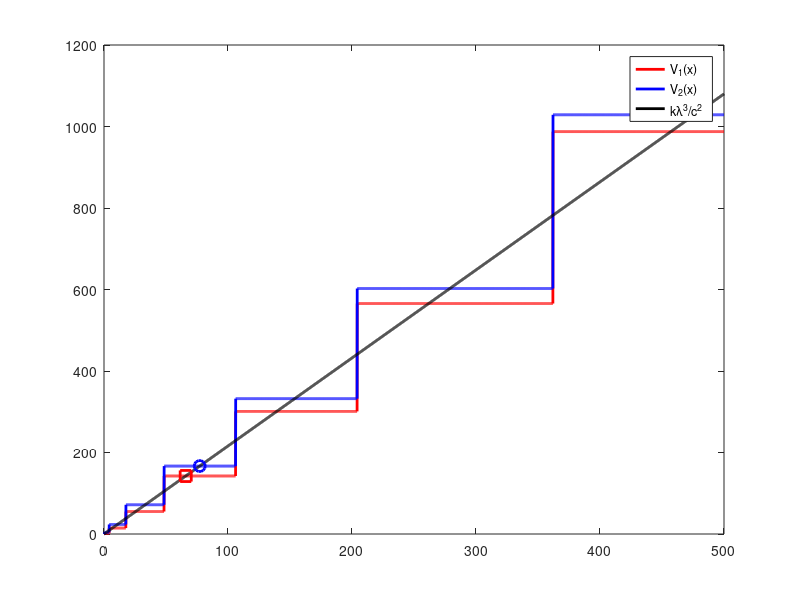
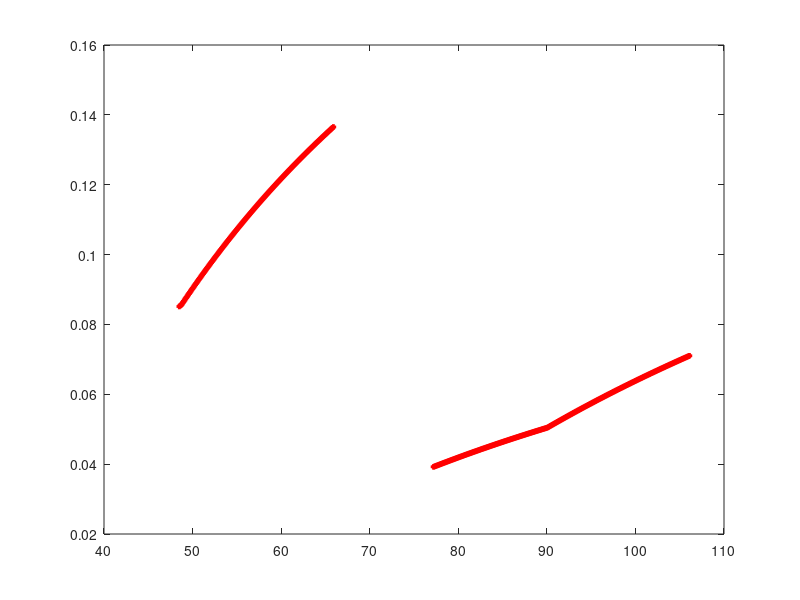

Here is the MATLAB script that generated these plots, in order: (Note: this script raises an error after producing the figures.)
%%%%%%%%%%%%%%%%%%%%%%%%%%%%%%%%%%%%%%%%%%
%%%%%%%    self-optimization       %%%%%%%
%%%%%%%%%%%        PoA         %%%%%%%%%%%
%%%%%%%%%%%%%%%%%%%%%%%%%%%%%%%%%%%%%%%%%%

clear
lambda = 6;
mu = 4;
rho = lambda / mu;
k = 0.1 : .1 : 500;
c = 10;
count  = 0;

v1 = zeros(1, length(k));
v2 = zeros(1, length(k));
x1 = zeros(1, length(k));
x2 = zeros(1, length(k));

for i = 1 : length(k)
    if rho == 1
        x_opt = (2.*k(i).*lambda^3./c^2).^(1/4) - 1;
        x1(i) = floor(x_opt);
        x2(i) = ceil(x_opt);
        v1(i) = (x1(i)+1).^3 .*(x1(i)+2)./2;
        v2(i) = x2(i).*(x2(i)+1).^3./2;
    else
        myfun1 = @(x) (k(i).*lambda.^3.*(1-rho).^3./(c.^2.*rho.^3)).*(1 + 1./(rho.^(x+1)-1)).^2 ...
            + (rho.^(x+1)-1)./log(rho) - x - 1;
        x_opt = fzero(myfun1, [-0.9 200]);
        x1(i) = floor(x_opt);
        x2(i) = ceil(x_opt);
        v1(i) = (1 - rho.^(x1(i)+1)).^2.*(x1(i)+1-(x1(i)+2).*rho+rho.^(x1(i)+2))./(rho.^(2.*x1(i)-1) .* (1-rho)^4);
        v2(i) = (1 - rho.^(x2(i)+1)).^2.*(x2(i) -(x2(i)+1).*rho+rho.^(x2(i)+1))./(rho.^(2.*x2(i)-1) .* (1-rho)^4);
    end
end
%%%%%%%%%%%%%%%%%%%%%%%%%%%%%%%%%%%%%%%%%%%%%
% find the floor start index and end index 
for j = 1 : length(v1)
    if (x1(j) == 3)
        index_start_floor = j;
        break
    end
end

for j = 1 : length(v1)
    if (x1(j) == 4)
        index_end_floor = j-1;
        break
    end
end

for m = index_start_floor : index_end_floor
    if (k(m)*lambda^3/c^2 > v1(m))
        floor_end = m-1;
        break
    end
end
%%%%%%%%%%%%%%%%%%%%%%%%%%%%%%%%%%%%%%%%%%%%%%
% find the ceiling start index and end index

for j = 1 : length(v2)
    if (x2(j) == 4)
        index_start_ceil = j;
        break
    end
end

for j = 1 : length(v2)
    if (x2(j) == 5)
        index_end_ceil = j-1;
        break
    end
end

for m = index_start_ceil : index_end_ceil
    if (k(m)*lambda^3/c^2 > v2(m))
        ceil_start = m;
        break
    end
end
%%%%%%%%%%%%%%%%%%%%%%%%%%%%%%%%%%%%%%%%%%%%%%
k_floor = k(index_start_floor : floor_end);
k_ceil = k(ceil_start : index_end_ceil);

% price of anarchy
% self-optimiation vs overall

priceOfAnarchy_floor = zeros(1, length(k_floor));


for i = 1 : length(k_floor)
    if rho == 1
        W = 1/2;
    else
        W = rho/(1-rho) + rho/log(rho);
    end
    if k_floor(i)*lambda^3/c^2 < W/3
%%%%%%%%%%%%% self-optimization Bs = 0 %%%%%%%%%%%%%
        T_u(1:3) = k_floor(i) * lambda^2/c^2;

%%%%%%%%%%%%%%% overall B_g = 0 %%%%%%%%%%%%%%%%
        T_g(1:3) = k_floor(i) * lambda^2/c^2;

        
    elseif (k_floor(i)*lambda^3/c^2 >= W/3) && (k_floor(i)*lambda^3/c^2 < W)
%%%%%%%%%%%%%%%% self-optimization  Bs = 0 %%%%%%%%%%%%%%
        T_u(1:3) = k_floor(i) * lambda^2/c^2;

%%%%%%%%%%%%% overall optimization %%%%%%%%%%%%%%
        if rho == 1
            x_opt = (6*k_floor(i)*lambda^3/c^2)^(1/4) - 1;
        else
            myfun = @(x) (3.*k_floor(i).*lambda.^3.*(1-rho).^3./(c.^2.*rho.^3)).*(1 + 1./(rho.^(x+1)-1)).^2 + (rho.^(x+1)-1)./log(rho) - x - 1;
            x_opt = fzero(myfun, [-0.9 200]);
        end
        if x_opt < 0
            B(1) = 0;
            B(2) = 0;
            B(3) = 0;
        else
            %B = floor(x_opt):floor(x_opt)+1;
            B(1) = floor(x_opt);
            B(2) = floor(x_opt) + 1;
            B(3) = x_opt;
            %B = x_opt;
        end
        if rho ~= 1
            pi_0 = (1 - rho)./(1 - rho.^(B+1));
            pi_B = (rho.^B - rho.^(B+1))./(1 - rho.^(B+1));
            E_Q = pi_0 .* rho .* ( 1 - rho.^B)./(1-rho).^2 - B .* rho.^(B+1).*pi_0 ./ (1 - rho);
            E_Q1 = (B+1)./(rho.^(B+1) - 1) + B + 1/(1 - rho);
        else
            pi_B = 1 ./ (B+1);
            E_Q = B./ 2;
        end
        T_g  =  E_Q./lambda + k_floor(i).*lambda^2 .* pi_B.^3 ./ c^2;
    else
 %%%%%%%%%%%%% self-optimization %%%%%%%%%%%%%%
        if rho == 1
            x_opt = (2*k_floor(i)*lambda^3/c^2)^(1/4) - 1;
        else
            myfun1 = @(x) (k_floor(i).*lambda.^3.*(1-rho).^3./(c.^2.*rho.^3)).*(1 + 1./(rho.^(x+1)-1)).^2 + (rho.^(x+1)-1)./log(rho) - x - 1;
            x_opt = fzero(myfun1, [-0.9 200]);
        end
        if x_opt < 0
            Bs(1) = 0;
            Bs(2) = 0;
            Bs(3) = 0;
        else
            %Bs = floor(x_opt):floor(x_opt)+1;
            %Bs = x_opt;
            Bs(1) = floor(x_opt);
            Bs(2) = floor(x_opt) + 1;
            Bs(3) = x_opt;
        end
        if rho ~= 1
            pi_0s = (1 - rho)./(1 - rho.^(Bs+1));
            pi_Bs = (rho.^Bs - rho.^(Bs+1))./(1 - rho.^(Bs+1));
            E_Qs = pi_0s .* rho .* ( 1 - rho.^Bs)./(1-rho).^2 - Bs .* rho.^(Bs+1).*pi_0s ./ (1 - rho);
            E_Q1 = (Bs + 1)./(rho.^(Bs+1) - 1) + Bs + 1/(1 - rho);
        else
            pi_Bs = 1 ./ (Bs+1);
            E_Qs = Bs./ 2;
        end
        T_u  =  E_Qs./lambda + k_floor(i).*lambda^2 .* pi_Bs.^3 ./ c^2;

        
%%%%%%%%%%%%% overall optimization%%%%%%%%%%%%%
        if rho == 1
            x_opt = (6*k_floor(i)*lambda^3/c^2)^(1/4) - 1;
        else
            myfun2 = @(x) (3.*k_floor(i).*lambda.^3.*(1-rho).^3./(c.^2.*rho.^3)).*(1 + 1./(rho.^(x+1)-1)).^2 + (rho.^(x+1)-1)./log(rho) - x - 1;
            x_opt = fzero(myfun2, [-0.9 200]);
        end
        if x_opt < 0
            B(1) = 0;
            B(2) = 0;
            B(3) = 0;
        else
            B(1) = floor(x_opt);
            B(2) = floor(x_opt) + 1;
            B(3) = x_opt;
            %B = floor(x_opt):floor(x_opt)+1;
            %B = x_opt;
        end
        if rho ~= 1
            pi_0 = (1 - rho)./(1 - rho.^(B+1));
            pi_B = (rho.^B - rho.^(B+1))./(1 - rho.^(B+1));
            E_Q = pi_0 .* rho .* ( 1 - rho.^B)./(1-rho).^2 - B .* rho.^(B+1).*pi_0 ./ (1 - rho);
            E_Q1 = (B+1)./(rho.^(B+1) - 1) + B + 1/(1 - rho);
        else
            pi_B = 1 ./ (B+1);
            E_Q = B./ 2;
        end
        T_g  =  E_Q./lambda + k_floor(i).*lambda^2 .* pi_B.^3 ./ c^2;
    end
    
%%%%%%%%%%%% price of anarchy - floor NE %%%%%%%%%%%%%%%%%
%%% 1-floor, 2-ceil, 3-continuous
    priceOfAnarchy_floor(i) = 1 - min(T_g(1:2))/(min(T_u(1)));
end

priceOfAnarchy_ceil = zeros(1, length(k_ceil));

for i = 1 : length(k_ceil)
    if rho == 1
        W = 1/2;
    else
        W = rho/(1-rho) + rho/log(rho);
    end
    if k_ceil(i)*lambda^3/c^2 < W/3
%%%%%%%%%%%%% self-optimization Bs = 0 %%%%%%%%%%%%%
        T_u(1:3) = k_ceil(i) * lambda^2/c^2;
%%%%%%%%%%%%%%% overall B_g = 0 %%%%%%%%%%%%%%%%
        T_g(1:3) = k_ceil(i) * lambda^2/c^2;
       
    elseif (k_ceil(i)*lambda^3/c^2 >= W/3) && (k_ceil(i)*lambda^3/c^2 < W)
%%%%%%%%%%%%%%%% self-optimization  Bs = 0 %%%%%%%%%%%%%%
        T_u(1:3) = k_ceil(i) * lambda^2/c^2;
        
%%%%%%%%%%%%% overall optimization %%%%%%%%%%%%%%
        if rho == 1
            x_opt = (6*k_ceil(i)*lambda^3/c^2)^(1/4) - 1;
        else
            myfun = @(x) (3.*k_ceil(i).*lambda.^3.*(1-rho).^3./(c.^2.*rho.^3)).*(1 + 1./(rho.^(x+1)-1)).^2 + (rho.^(x+1)-1)./log(rho) - x - 1;
            x_opt = fzero(myfun, [-0.9 200]);
        end
        if x_opt < 0
            B(1) = 0;
            B(2) = 0;
            B(3) = 0;
          
        else
            %B = floor(x_opt):floor(x_opt)+1;
            B(1) = floor(x_opt);
            B(2) = floor(x_opt) + 1;
            B(3) = x_opt;
            %B = x_opt;
        end
        if rho ~= 1
            pi_0 = (1 - rho)./(1 - rho.^(B+1));
            pi_B = (rho.^B - rho.^(B+1))./(1 - rho.^(B+1));
            E_Q = pi_0 .* rho .* ( 1 - rho.^B)./(1-rho).^2 - B .* rho.^(B+1).*pi_0 ./ (1 - rho);
            E_Q1 = (B+1)./(rho.^(B+1) - 1) + B + 1/(1 - rho);
        else
            pi_B = 1 ./ (B+1);
            E_Q = B./ 2;
        end
        T_g  =  E_Q./lambda + k_ceil(i).*lambda^2 .* pi_B.^3 ./ c^2;     
    else
 %%%%%%%%%%%%% self-optimization %%%%%%%%%%%%%%
        if rho == 1
            x_opt = (2*k_ceil(i)*lambda^3/c^2)^(1/4) - 1;
        else
            myfun1 = @(x) (k_ceil(i).*lambda.^3.*(1-rho).^3./(c.^2.*rho.^3)).*(1 + 1./(rho.^(x+1)-1)).^2 + (rho.^(x+1)-1)./log(rho) - x - 1;
            x_opt = fzero(myfun1, [-0.9 200]);
        end
        if x_opt < 0
            Bs(1) = 0;
            Bs(2) = 0;
            Bs(3) = 0;
        else
            %Bs = floor(x_opt):floor(x_opt)+1;
            %Bs = x_opt;
            Bs(1) = floor(x_opt);
            Bs(2) = floor(x_opt) + 1;
            Bs(3) = x_opt;
        end
        if rho ~= 1
            pi_0s = (1 - rho)./(1 - rho.^(Bs+1));
            pi_Bs = (rho.^Bs - rho.^(Bs+1))./(1 - rho.^(Bs+1));
            E_Qs = pi_0s .* rho .* ( 1 - rho.^Bs)./(1-rho).^2 - Bs .* rho.^(Bs+1).*pi_0s ./ (1 - rho);
            E_Q1 = (Bs + 1)./(rho.^(Bs+1) - 1) + Bs + 1/(1 - rho);
        else
            pi_Bs = 1 ./ (Bs+1);
            E_Qs = Bs./ 2;
        end
        T_u  =  E_Qs./lambda + k_ceil(i).*lambda^2 .* pi_Bs.^3 ./ c^2;

        
%%%%%%%%%%%%% overall optimization%%%%%%%%%%%%%
        if rho == 1
            x_opt = (6*k_ceil(i)*lambda^3/c^2)^(1/4) - 1;
        else
            myfun2 = @(x) (3.*k_ceil(i).*lambda.^3.*(1-rho).^3./(c.^2.*rho.^3)).*(1 + 1./(rho.^(x+1)-1)).^2 + (rho.^(x+1)-1)./log(rho) - x - 1;
            x_opt = fzero(myfun2, [-0.9 200]);
        end
        if x_opt < 0
            B(1) = 0;
            B(2) = 0;
            B(3) = 0;
        else
            B(1) = floor(x_opt);
            B(2) = floor(x_opt) + 1;
            B(3) = x_opt;
            %B = floor(x_opt):floor(x_opt)+1;
            %B = x_opt;
        end
        if rho ~= 1
            pi_0 = (1 - rho)./(1 - rho.^(B+1));
            pi_B = (rho.^B - rho.^(B+1))./(1 - rho.^(B+1));
            E_Q = pi_0 .* rho .* ( 1 - rho.^B)./(1-rho).^2 - B .* rho.^(B+1).*pi_0 ./ (1 - rho);
            E_Q1 = (B+1)./(rho.^(B+1) - 1) + B + 1/(1 - rho);
        else
            pi_B = 1 ./ (B+1);
            E_Q = B./ 2;
        end
        T_g  =  E_Q./lambda + k_ceil(i).*lambda^2 .* pi_B.^3 ./ c^2;
    end
    
%%%%%%%%%%%% price of anarchy - floor NE %%%%%%%%%%%%%%%%%
%%% 1-floor, 2-ceil, 3-continuous
    priceOfAnarchy_ceil(i) = 1 - min(T_g(1:2))/(min(T_u(2)));
end

figure(11)
k_all = [k_floor , k_ceil];
PoA_floor_and_ceil = [priceOfAnarchy_floor , priceOfAnarchy_ceil];
plot(k_all, PoA_floor_and_ceil,'rs','LineWidth',2,'MarkerSize',2)

figure(1)
plot(k, v1, 'r','LineWidth',2,'MarkerSize',2)
hold on
plot(k, v2, 'b','LineWidth',2,'MarkerSize',2)
plot(k, k.*lambda^3./c^2, 'k','LineWidth',2,'MarkerSize',2)
plot(k(floor_end),k(floor_end).*lambda^3./c^2,'r-s','LineWidth',2,'MarkerSize',8)
plot(k(ceil_start),k(ceil_start).*lambda^3./c^2,'b-o','LineWidth',2,'MarkerSize',8)
legend('V_1(x)','V_2(x)', 'k\lambda^3/c^2')
title('\rho = ' + string(rho) + ', c = ' + string(c), 'FontSize', 15)
xlabel('k')
ylabel('V_1(x) & V_2(x)')
grid on

figure(22222)
plot(k_floor.*lambda^3./c^2, priceOfAnarchy_floor, 'r','LineWidth',2,'MarkerSize',2)
hold on
% plot(W/3, 0, 'b-o','LineWidth',2,'MarkerSize',2)
% plot(W, 0, 'r-s','LineWidth',2,'MarkerSize',2)
xlabel('k\lambda^3/c^2','FontSize', 18)
ylabel('PoA','FontSize', 18)
title('PoA (Floor NE): \rho = ' + string(rho) + ', c = ' + string(c) ...
    + ', \lambda = ' + string(lambda), 'FontSize', 18)
set(gca,'FontSize',18)

figure(22322)
plot(k_ceil.*lambda^3./c^2, priceOfAnarchy_ceil, 'b','LineWidth',2,'MarkerSize',2)
xlabel('k\lambda^3/c^2','FontSize', 18)
ylabel('PoA','FontSize', 18)
title('PoA (Ceiling NE): \rho = ' + string(rho) + ', c = ' + string(c) ...
    + ', \lambda = ' + string(lambda) , 'FontSize', 18)
set(gca,'FontSize',18)
grid on
